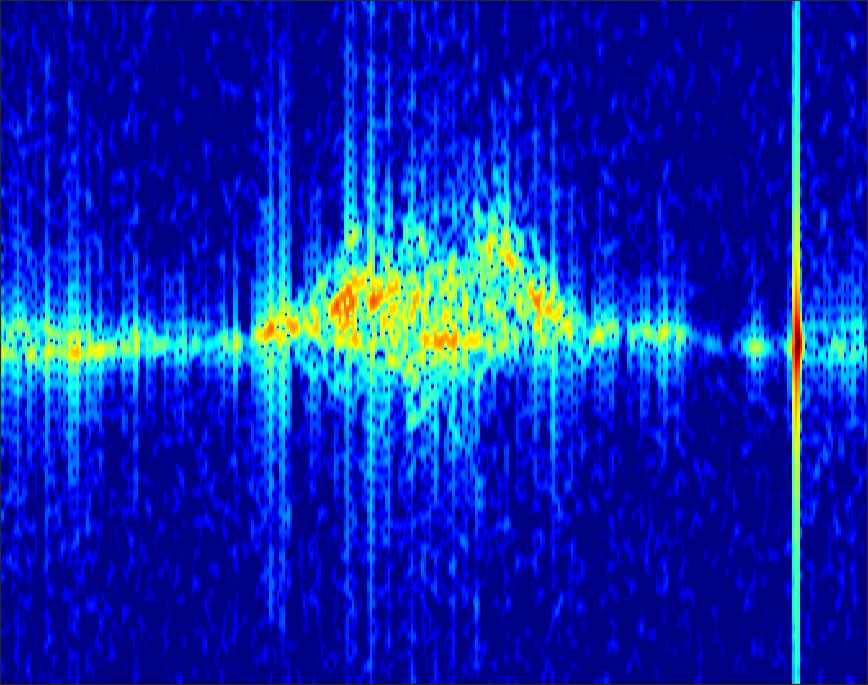
%> input picture ml_tests/testsWithFeatureExtraction/Grace_Sitting_aw.png, 868 x 685 px
$ octave --eval "result = dctFromPng('Grace_Sitting_aw.png');"   (GNU Octave 9; MATLAB toolbox functions it lacks are replaced by stand-ins)
%> lines starting %> are read from the running program, lines starting %| are printed output that depends on the picture
function [c] = dctFromPng(fname)
%> called with fname = 'Grace_Sitting_aw.png'
%DCT code
I = imread(fname);
%> I is the input picture: size 685x868x3 uint8; mean R, G, B 10.1, 40.4, 177.1
I = rgb2gray(I);
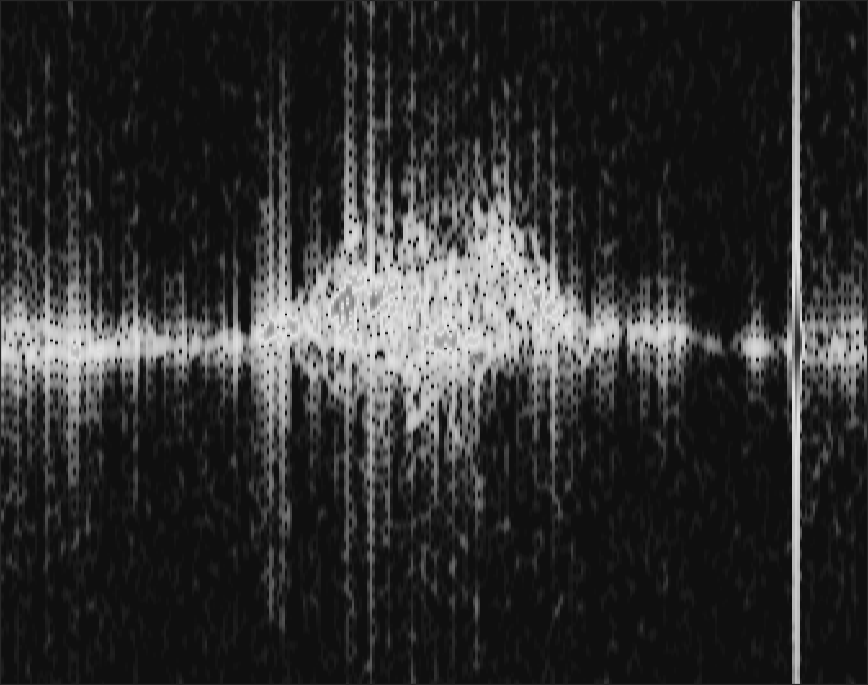
%> I: size 685x868 uint8; min 15, max 226, mean 47
I = im2double(I);
%> I: size 685x868 double

T = dct(I);
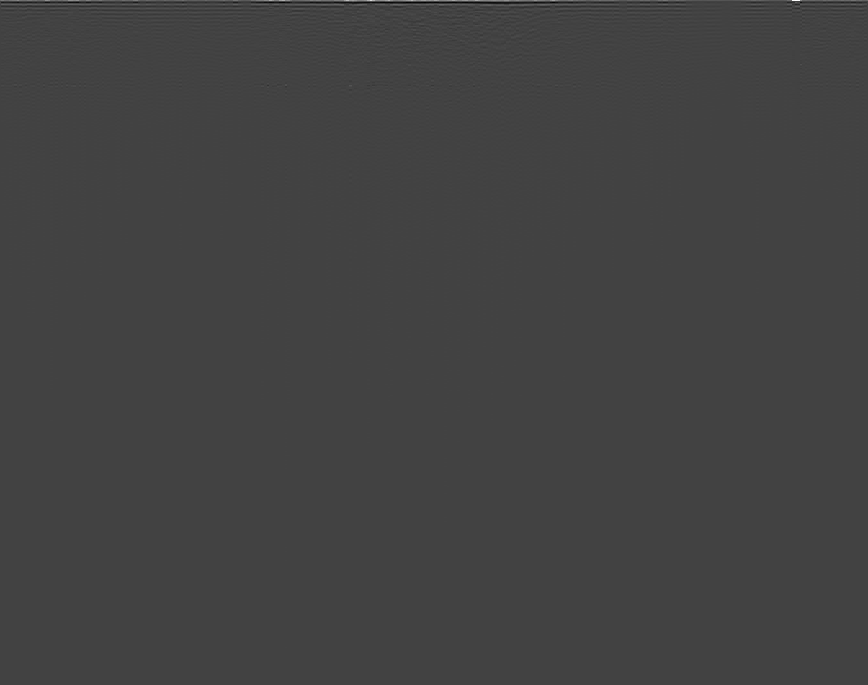
%> T: size 685x868 double; min -6.69, max 18.89, mean 0.00649; drawn with min black and max white

c = T(10:509);
%> c = 500 values, max 1.4e-16 at index 2, min -3.01e-16 at index 9, mean -3.07e-18
%> `result = dctFromPng('Grace_Sitting_aw.png');`: result has the same summary as c in dctFromPng

end
